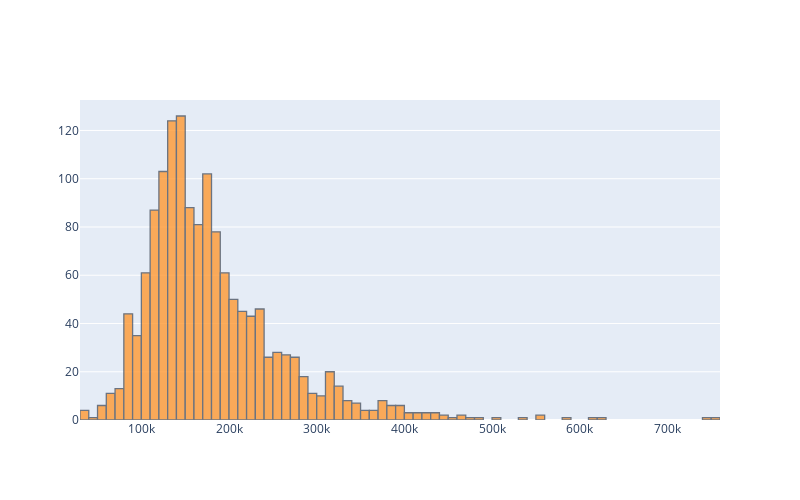

Notebook code cell kept with this figure:
### Markdown cell above
#### Sale Price Histogram

### Code cell
house_train['SalePrice'].iplot(kind = 'hist',bins = 75,layout = {'height':500,'width':800})

### Figure 1 — Plotly figure (JSON) as saved in the notebook; plotly's stock layout.template omitted (floating-point values rounded to 4 significant figures; data arrays with more than 128 entries replaced by an {"elided": "..."} marker saying what was removed)
{"data": [{"histfunc": "count", "histnorm": "", "marker": {"color": "rgba(255, 153, 51, 1.0)", "line": {"color": "#4D5663", "width": 1.3}}, "name": "SalePrice", "nbinsx": 75, "opacity": 0.8, "orientation": "v", "type": "histogram", "x": {"elided": "1460 int values"}}], "layout": {"barmode": "overlay", "height": 500, "width": 800}}
